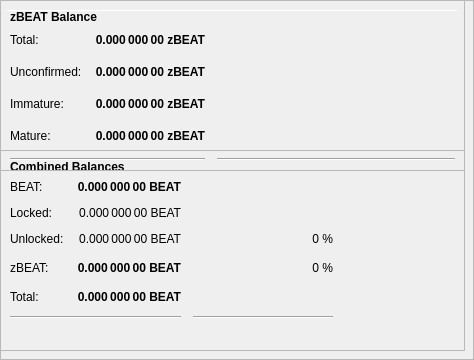
        <widget class="QFrame" name="frameObfuscation">
         <property name="minimumSize">
          <size>
           <width>0</width>
           <height>350</height>
          </size>
         </property>
         <property name="layoutDirection">
          <enum>Qt::LeftToRight</enum>
         </property>
         <property name="frameShape">
          <enum>QFrame::StyledPanel</enum>
         </property>
         <property name="frameShadow">
          <enum>QFrame::Raised</enum>
         </property>
         <widget class="QPushButton" name="runAutoDenom">
          <property name="geometry">
           <rect>
            <x>251</x>
            <y>17</y>
            <width>1</width>
            <height>1</height>
           </rect>
          </property>
          <property name="palette">
           <palette>
            <active>
             <colorrole role="WindowText">
              <brush brushstyle="SolidPattern">
               <color alpha="255">
                <red>0</red>
                <green>0</green>
                <blue>0</blue>
               </color>
              </brush>
             </colorrole>
             <colorrole role="Button">
              <brush brushstyle="SolidPattern">
               <color alpha="255">
                <red>239</red>
                <green>238</green>
                <blue>238</blue>
               </color>
              </brush>
             </colorrole>
             <colorrole role="Light">
              <brush brushstyle="SolidPattern">
               <color alpha="255">
                <red>255</red>
                <green>255</green>
                <blue>255</blue>
               </color>
              </brush>
             </colorrole>
             <colorrole role="Midlight">
              <brush brushstyle="SolidPattern">
               <color alpha="255">
                <red>247</red>
                <green>246</green>
                <blue>246</blue>
               </color>
              </brush>
             </colorrole>
             <colorrole role="Dark">
              <brush brushstyle="SolidPattern">
               <color alpha="255">
                <red>119</red>
                <green>119</green>
                <blue>119</blue>
               </color>
              </brush>
             </colorrole>
             <colorrole role="Mid">
              <brush brushstyle="SolidPattern">
               <color alpha="255">
                <red>159</red>
                <green>159</green>
                <blue>159</blue>
               </color>
              </brush>
             </colorrole>
             <colorrole role="Text">
              <brush brushstyle="SolidPattern">
               <color alpha="255">
                <red>0</red>
                <green>0</green>
                <blue>0</blue>
               </color>
              </brush>
             </colorrole>
             <colorrole role="BrightText">
              <brush brushstyle="SolidPattern">
               <color alpha="255">
                <red>255</red>
                <green>255</green>
                <blue>255</blue>
               </color>
              </brush>
             </colorrole>
             <colorrole role="ButtonText">
              <brush brushstyle="SolidPattern">
               <color alpha="255">
                <red>0</red>
                <green>0</green>
                <blue>0</blue>
               </color>
              </brush>
             </colorrole>
             <colorrole role="Base">
              <brush brushstyle="SolidPattern">
               <color alpha="255">
                <red>255</red>
                <green>255</green>
                <blue>255</blue>
               </color>
              </brush>
             </colorrole>
             <colorrole role="Window">
              <brush brushstyle="SolidPattern">
               <color alpha="255">
                <red>239</red>
                <green>238</green>
                <blue>238</blue>
               </color>
              </brush>
             </colorrole>
             <colorrole role="Shadow">
              <brush brushstyle="SolidPattern">
               <color alpha="255">
                <red>0</red>
                <green>0</green>
                <blue>0</blue>
               </color>
              </brush>
             </colorrole>
             <colorrole role="AlternateBase">
              <brush brushstyle="SolidPattern">
               <color alpha="255">
                <red>247</red>
                <green>246</green>
                <blue>246</blue>
               </color>
              </brush>
             </colorrole>
             <colorrole role="ToolTipBase">
              <brush brushstyle="SolidPattern">
               <color alpha="255">
                <red>255</red>
                <green>255</green>
                <blue>220</blue>
               </color>
              </brush>
             </colorrole>
             <colorrole role="ToolTipText">
              <brush brushstyle="SolidPattern">
               <color alpha="255">
                <red>0</red>
                <green>0</green>
                <blue>0</blue>
               </color>
              </brush>
             </colorrole>
            </active>
            <inactive>
             <colorrole role="WindowText">
              <brush brushstyle="SolidPattern">
               <color alpha="255">
                <red>0</red>
                <green>0</green>
                <blue>0</blue>
               </color>
              </brush>
             </colorrole>
             <colorrole role="Button">
              <brush brushstyle="SolidPattern">
               <color alpha="255">
                <red>239</red>
                <green>238</green>
                <blue>238</blue>
               </color>
              </brush>
             </colorrole>
             <colorrole role="Light">
              <brush brushstyle="SolidPattern">
               <color alpha="255">
                <red>255</red>
                <green>255</green>
                <blue>255</blue>
               </color>
              </brush>
             </colorrole>
             <colorrole role="Midlight">
              <brush brushstyle="SolidPattern">
               <color alpha="255">
                <red>247</red>
                <green>246</green>
                <blue>246</blue>
               </color>
              </brush>
             </colorrole>
             <colorrole role="Dark">
              <brush brushstyle="SolidPattern">
               <color alpha="255">
                <red>119</red>
                <green>119</green>
                <blue>119</blue>
               </color>
              </brush>
             </colorrole>
             <colorrole role="Mid">
              <brush brushstyle="SolidPattern">
               <color alpha="255">
                <red>159</red>
                <green>159</green>
                <blue>159</blue>
               </color>
              </brush>
             </colorrole>
             <colorrole role="Text">
              <brush brushstyle="SolidPattern">
               <color alpha="255">
                <red>0</red>
                <green>0</green>
                <blue>0</blue>
               </color>
              </brush>
             </colorrole>
             <colorrole role="BrightText">
              <brush brushstyle="SolidPattern">
               <color alpha="255">
                <red>255</red>
                <green>255</green>
                <blue>255</blue>
               </color>
              </brush>
             </colorrole>
             <colorrole role="ButtonText">
              <brush brushstyle="SolidPattern">
               <color alpha="255">
                <red>0</red>
                <green>0</green>
                <blue>0</blue>
               </color>
              </brush>
             </colorrole>
             <colorrole role="Base">
              <brush brushstyle="SolidPattern">
               <color alpha="255">
                <red>255</red>
                <green>255</green>
                <blue>255</blue>
               </color>
              </brush>
             </colorrole>
             <colorrole role="Window">
              <brush brushstyle="SolidPattern">
               <color alpha="255">
                <red>239</red>
                <green>238</green>
                <blue>238</blue>
               </color>
              </brush>
             </colorrole>
             <colorrole role="Shadow">
              <brush brushstyle="SolidPattern">
               <color alpha="255">
                <red>0</red>
                <green>0</green>
                <blue>0</blue>
               </color>
              </brush>
             </colorrole>
             <colorrole role="AlternateBase">
              <brush brushstyle="SolidPattern">
               <color alpha="255">
                <red>247</red>
                <green>246</green>
                <blue>246</blue>
               </color>
              </brush>
             </colorrole>
             <colorrole role="ToolTipBase">
              <brush brushstyle="SolidPattern">
               <color alpha="255">
                <red>255</red>
                <green>255</green>
                <blue>220</blue>
               </color>
              </brush>
             </colorrole>
             <colorrole role="ToolTipText">
              <brush brushstyle="SolidPattern">
               <color alpha="255">
                <red>0</red>
                <green>0</green>
                <blue>0</blue>
               </color>
              </brush>
             </colorrole>
            </inactive>
            <disabled>
             <colorrole role="WindowText">
              <brush brushstyle="SolidPattern">
               <color alpha="255">
                <red>119</red>
                <green>119</green>
                <blue>119</blue>
               </color>
              </brush>
             </colorrole>
             <colorrole role="Button">
              <brush brushstyle="SolidPattern">
               <color alpha="255">
                <red>239</red>
                <green>238</green>
                <blue>238</blue>
               </color>
              </brush>
             </colorrole>
             <colorrole role="Light">
              <brush brushstyle="SolidPattern">
               <color alpha="255">
                <red>255</red>
                <green>255</green>
                <blue>255</blue>
               </color>
              </brush>
             </colorrole>
             <colorrole role="Midlight">
              <brush brushstyle="SolidPattern">
               <color alpha="255">
                <red>247</red>
                <green>246</green>
                <blue>246</blue>
               </color>
              </brush>
             </colorrole>
             <colorrole role="Dark">
              <brush brushstyle="SolidPattern">
               <color alpha="255">
                <red>119</red>
                <green>119</green>
                <blue>119</blue>
               </color>
              </brush>
             </colorrole>
             <colorrole role="Mid">
              <brush brushstyle="SolidPattern">
               <color alpha="255">
                <red>159</red>
                <green>159</green>
                <blue>159</blue>
               </color>
              </brush>
             </colorrole>
             <colorrole role="Text">
              <brush brushstyle="SolidPattern">
               <color alpha="255">
                <red>119</red>
                <green>119</green>
                <blue>119</blue>
               </color>
              </brush>
             </colorrole>
             <colorrole role="BrightText">
              <brush brushstyle="SolidPattern">
               <color alpha="255">
                <red>255</red>
                <green>255</green>
                <blue>255</blue>
               </color>
              </brush>
             </colorrole>
             <colorrole role="ButtonText">
              <brush brushstyle="SolidPattern">
               <color alpha="255">
                <red>119</red>
                <green>119</green>
                <blue>119</blue>
               </color>
              </brush>
             </colorrole>
             <colorrole role="Base">
              <brush brushstyle="SolidPattern">
               <color alpha="255">
                <red>239</red>
                <green>238</green>
                <blue>238</blue>
               </color>
              </brush>
             </colorrole>
             <colorrole role="Window">
              <brush brushstyle="SolidPattern">
               <color alpha="255">
                <red>239</red>
                <green>238</green>
                <blue>238</blue>
               </color>
              </brush>
             </colorrole>
             <colorrole role="Shadow">
              <brush brushstyle="SolidPattern">
               <color alpha="255">
                <red>0</red>
                <green>0</green>
                <blue>0</blue>
               </color>
              </brush>
             </colorrole>
             <colorrole role="AlternateBase">
              <brush brushstyle="SolidPattern">
               <color alpha="255">
                <red>239</red>
                <green>238</green>
                <blue>238</blue>
               </color>
              </brush>
             </colorrole>
             <colorrole role="ToolTipBase">
              <brush brushstyle="SolidPattern">
               <color alpha="255">
                <red>255</red>
                <green>255</green>
                <blue>220</blue>
               </color>
              </brush>
             </colorrole>
             <colorrole role="ToolTipText">
              <brush brushstyle="SolidPattern">
               <color alpha="255">
                <red>0</red>
                <green>0</green>
                <blue>0</blue>
               </color>
              </brush>
             </colorrole>
            </disabled>
           </palette>
          </property>
          <property name="focusPolicy">
           <enum>Qt::NoFocus</enum>
          </property>
          <property name="autoFillBackground">
           <bool>true</bool>
          </property>
          <property name="text">
           <string/>
          </property>
          <property name="flat">
           <bool>true</bool>
          </property>
         </widget>
         <widget class="Line" name="line">
          <property name="geometry">
           <rect>
            <x>7</x>
            <y>10</y>
            <width>451</width>
            <height>1</height>
           </rect>
          </property>
          <property name="orientation">
           <enum>Qt::Horizontal</enum>
          </property>
         </widget>
         <widget class="QFrame" name="frame_3">
          <property name="geometry">
           <rect>
            <x>0</x>
            <y>150</y>
            <width>465</width>
            <height>201</height>
           </rect>
          </property>
          <property name="frameShape">
           <enum>QFrame::StyledPanel</enum>
          </property>
          <property name="frameShadow">
           <enum>QFrame::Raised</enum>
          </property>
          <layout class="QVBoxLayout" name="verticalLayout_5">
           <item>
            <layout class="QHBoxLayout" name="horizontalLayout_5" stretch="0">
             <item>
              <widget class="QLabel" name="label_5z">
               <property name="maximumSize">
                <size>
                 <width>16777215</width>
                 <height>20</height>
                </size>
               </property>
               <property name="font">
                <font>
                 <weight>75</weight>
                 <bold>true</bold>
                </font>
               </property>
               <property name="toolTip">
                <string>Combined Balances (including unconfirmed and immature coins)</string>
               </property>
               <property name="text">
                <string>&lt;html&gt;&lt;head/&gt;&lt;body&gt;&lt;p&gt;Combined Balances&lt;/p&gt;&lt;/body&gt;&lt;/html&gt;</string>
               </property>
              </widget>
             </item>
            </layout>
           </item>
           <item>
            <layout class="QGridLayout" name="gridLayout_3">
             <property name="spacing">
              <number>12</number>
             </property>
             <item row="7" column="0" colspan="2">
              <widget class="Line" name="lineSpendableBalance_3">
               <property name="orientation">
                <enum>Qt::Horizontal</enum>
               </property>
              </widget>
             </item>
             <item row="7" column="2">
              <widget class="Line" name="lineWatchBalance_3">
               <property name="sizePolicy">
                <sizepolicy hsizetype="Preferred" vsizetype="Fixed">
                 <horstretch>0</horstretch>
                 <verstretch>0</verstretch>
                </sizepolicy>
               </property>
               <property name="minimumSize">
                <size>
                 <width>140</width>
                 <height>0</height>
                </size>
               </property>
               <property name="orientation">
                <enum>Qt::Horizontal</enum>
               </property>
              </widget>
             </item>
             <item row="4" column="1">
              <widget class="QLabel" name="labelzBalancez">
               <property name="font">
                <font>
                 <weight>75</weight>
                 <bold>true</bold>
                </font>
               </property>
               <property name="cursor">
                <cursorShape>IBeamCursor</cursorShape>
               </property>
               <property name="toolTip">
                <string>Total of transactions that have yet to be confirmed, and do not yet count toward the spendable balance</string>
               </property>
               <property name="text">
                <string notr="true">0.000 000 00 BEAT</string>
               </property>
               <property name="alignment">
                <set>Qt::AlignRight|Qt::AlignTrailing|Qt::AlignVCenter</set>
               </property>
               <property name="textInteractionFlags">
                <set>Qt::LinksAccessibleByMouse|Qt::TextSelectableByKeyboard|Qt::TextSelectableByMouse</set>
               </property>
              </widget>
             </item>
             <item row="6" column="1">
              <widget class="QLabel" name="labelTotalz">
               <property name="font">
                <font>
                 <weight>75</weight>
                 <bold>true</bold>
                </font>
               </property>
               <property name="cursor">
                <cursorShape>IBeamCursor</cursorShape>
               </property>
               <property name="toolTip">
                <string>Total Balance, including unconfirmed and immature coins.</string>
               </property>
               <property name="text">
                <string notr="true">0.000 000 00 BEAT</string>
               </property>
               <property name="alignment">
                <set>Qt::AlignRight|Qt::AlignTrailing|Qt::AlignVCenter</set>
               </property>
               <property name="textInteractionFlags">
                <set>Qt::LinksAccessibleByMouse|Qt::TextSelectableByKeyboard|Qt::TextSelectableByMouse</set>
               </property>
              </widget>
             </item>
             <item row="4" column="3">
              <spacer name="horizontalSpacer_6">
               <property name="orientation">
                <enum>Qt::Horizontal</enum>
               </property>
               <property name="sizeHint" stdset="0">
                <size>
                 <width>40</width>
                 <height>20</height>
                </size>
               </property>
              </spacer>
             </item>
             <item row="6" column="0">
              <widget class="QLabel" name="labelTotalTextz">
               <property name="text">
                <string>Total:</string>
               </property>
              </widget>
             </item>
             <item row="1" column="0">
              <widget class="QLabel" name="labelBalanceTextz">
               <property name="text">
                <string>BEAT:</string>
               </property>
              </widget>
             </item>
             <item row="1" column="1">
              <widget class="QLabel" name="labelBalancez">
               <property name="font">
                <font>
                 <weight>75</weight>
                 <bold>true</bold>
                </font>
               </property>
               <property name="cursor">
                <cursorShape>IBeamCursor</cursorShape>
               </property>
               <property name="toolTip">
                <string>Your current spendable balance</string>
               </property>
               <property name="text">
                <string notr="true">0.000 000 00 BEAT</string>
               </property>
               <property name="alignment">
                <set>Qt::AlignRight|Qt::AlignTrailing|Qt::AlignVCenter</set>
               </property>
               <property name="textInteractionFlags">
                <set>Qt::LinksAccessibleByMouse|Qt::TextSelectableByKeyboard|Qt::TextSelectableByMouse</set>
               </property>
              </widget>
             </item>
             <item row="4" column="0">
              <widget class="QLabel" name="labelzBalanceTextz">
               <property name="toolTip">
                <string/>
               </property>
               <property name="text">
                <string>zBEAT:</string>
               </property>
              </widget>
             </item>
             <item row="4" column="2">
              <widget class="QLabel" name="labelzBEATPercent">
               <property name="toolTip">
                <string>Current percentage of zBEAT.
If AutoMint is enabled this percentage will settle around the configured AutoMint percentage (default = 10%)</string>
               </property>
               <property name="text">
                <string>0 %</string>
               </property>
               <property name="alignment">
                <set>Qt::AlignRight|Qt::AlignTrailing|Qt::AlignVCenter</set>
               </property>
              </widget>
             </item>
             <item row="6" column="2">
              <widget class="QLabel" name="label100Percent">
               <property name="text">
                <string/>
               </property>
               <property name="alignment">
                <set>Qt::AlignRight|Qt::AlignTrailing|Qt::AlignVCenter</set>
               </property>
              </widget>
             </item>
             <item row="2" column="1">
              <widget class="QLabel" name="labelLockedBalance">
               <property name="toolTip">
                <string>Locked BEAT or Masternode collaterals. These are excluded from zBEAT minting.</string>
               </property>
               <property name="text">
                <string>0.000 000 00 BEAT</string>
               </property>
               <property name="alignment">
                <set>Qt::AlignRight|Qt::AlignTrailing|Qt::AlignVCenter</set>
               </property>
              </widget>
             </item>
             <item row="2" column="0">
              <widget class="QLabel" name="labelLockedBalanceText">
               <property name="toolTip">
                <string>Locked BEAT or Masternode collaterals. These are excluded from zBEAT minting.</string>
               </property>
               <property name="text">
                <string>Locked:</string>
               </property>
              </widget>
             </item>
             <item row="3" column="0">
              <widget class="QLabel" name="labelUnLockedBalanceText">
               <property name="toolTip">
                <string>Unlocked BEATs. These can be used for zBEAT minting.</string>
               </property>
               <property name="text">
                <string>Unlocked:</string>
               </property>
              </widget>
             </item>
             <item row="3" column="1">
              <widget class="QLabel" name="labelUnLockedBalance">
               <property name="toolTip">
                <string>Unlocked BEATs. These can be used for zBEAT minting.</string>
               </property>
               <property name="text">
                <string>0.000 000 00 BEAT</string>
               </property>
               <property name="alignment">
                <set>Qt::AlignRight|Qt::AlignTrailing|Qt::AlignVCenter</set>
               </property>
              </widget>
             </item>
             <item row="3" column="2">
              <widget class="QLabel" name="labelBEATPercent">
               <property name="text">
                <string>0 %</string>
               </property>
               <property name="alignment">
                <set>Qt::AlignRight|Qt::AlignTrailing|Qt::AlignVCenter</set>
               </property>
              </widget>
             </item>
            </layout>
           </item>
           <item>
            <spacer name="verticalSpacer">
             <property name="orientation">
              <enum>Qt::Vertical</enum>
             </property>
             <property name="sizeHint" stdset="0">
              <size>
               <width>20</width>
               <height>40</height>
              </size>
             </property>
            </spacer>
           </item>
          </layout>
         </widget>
         <widget class="QFrame" name="frame_4">
          <property name="geometry">
           <rect>
            <x>0</x>
            <y>0</y>
            <width>465</width>
            <height>171</height>
           </rect>
          </property>
          <property name="frameShape">
           <enum>QFrame::StyledPanel</enum>
          </property>
          <property name="frameShadow">
           <enum>QFrame::Raised</enum>
          </property>
          <layout class="QVBoxLayout" name="verticalLayout_7">
           <item>
            <layout class="QHBoxLayout" name="horizontalLayout_8" stretch="0">
             <item>
              <widget class="QLabel" name="label_5z_3">
               <property name="maximumSize">
                <size>
                 <width>16777215</width>
                 <height>20</height>
                </size>
               </property>
               <property name="font">
                <font>
                 <weight>75</weight>
                 <bold>true</bold>
                </font>
               </property>
               <property name="text">
                <string>zBEAT Balance</string>
               </property>
              </widget>
             </item>
            </layout>
           </item>
           <item>
            <layout class="QGridLayout" name="gridLayout_5">
             <property name="spacing">
              <number>12</number>
             </property>
             <item row="4" column="0">
              <widget class="QLabel" name="labelzBalanceMatureText">
               <property name="toolTip">
                <string>Mature: more than 20 confirmation and more than 1 mints of the same denomination after it was minted.
These zBEAT are spendable.</string>
               </property>
               <property name="text">
                <string>Mature:</string>
               </property>
              </widget>
             </item>
             <item row="5" column="0" colspan="2">
              <widget class="Line" name="lineSpendableBalance_5">
               <property name="orientation">
                <enum>Qt::Horizontal</enum>
               </property>
              </widget>
             </item>
             <item row="1" column="1">
              <widget class="QLabel" name="labelzBalance">
               <property name="font">
                <font>
                 <weight>75</weight>
                 <bold>true</bold>
                </font>
               </property>
               <property name="cursor">
                <cursorShape>IBeamCursor</cursorShape>
               </property>
               <property name="toolTip">
                <string>All available zBEAT, unconfirmed and immature zBEAT included.</string>
               </property>
               <property name="text">
                <string notr="true">0.000 000 00 zBEAT</string>
               </property>
               <property name="alignment">
                <set>Qt::AlignRight|Qt::AlignTrailing|Qt::AlignVCenter</set>
               </property>
               <property name="textInteractionFlags">
                <set>Qt::LinksAccessibleByMouse|Qt::TextSelectableByKeyboard|Qt::TextSelectableByMouse</set>
               </property>
              </widget>
             </item>
             <item row="5" column="2">
              <widget class="Line" name="lineWatchBalance_5">
               <property name="sizePolicy">
                <sizepolicy hsizetype="Preferred" vsizetype="Fixed">
                 <horstretch>0</horstretch>
                 <verstretch>0</verstretch>
                </sizepolicy>
               </property>
               <property name="minimumSize">
                <size>
                 <width>140</width>
                 <height>0</height>
                </size>
               </property>
               <property name="orientation">
                <enum>Qt::Horizontal</enum>
               </property>
              </widget>
             </item>
             <item row="1" column="0">
              <widget class="QLabel" name="labelzBalanceText">
               <property name="toolTip">
                <string>All available zBEAT, unconfirmed and immature zBEAT included.</string>
               </property>
               <property name="text">
                <string>Total:</string>
               </property>
              </widget>
             </item>
             <item row="1" column="2">
              <spacer name="horizontalSpacer_8">
               <property name="orientation">
                <enum>Qt::Horizontal</enum>
               </property>
               <property name="sizeHint" stdset="0">
                <size>
                 <width>40</width>
                 <height>20</height>
                </size>
               </property>
              </spacer>
             </item>
             <item row="4" column="2">
              <spacer name="horizontalSpacer_4">
               <property name="orientation">
                <enum>Qt::Horizontal</enum>
               </property>
               <property name="sizeHint" stdset="0">
                <size>
                 <width>40</width>
                 <height>20</height>
                </size>
               </property>
              </spacer>
             </item>
             <item row="4" column="1">
              <widget class="QLabel" name="labelzBalanceMature">
               <property name="font">
                <font>
                 <weight>75</weight>
                 <bold>true</bold>
                </font>
               </property>
               <property name="toolTip">
                <string>Mature: more than 20 confirmation and more than 1 mints of the same denomination after it was minted.
These zBEAT are spendable.</string>
               </property>
               <property name="text">
                <string>0.000 000 00 zBEAT</string>
               </property>
               <property name="alignment">
                <set>Qt::AlignRight|Qt::AlignTrailing|Qt::AlignVCenter</set>
               </property>
              </widget>
             </item>
             <item row="2" column="0">
              <widget class="QLabel" name="labelzBalanceUnconfirmedText">
               <property name="toolTip">
                <string>Unconfirmed: less than 20 confirmations
Immature: confirmed, but less than 1 mints of the same denomination after it was minted</string>
               </property>
               <property name="text">
                <string>Unconfirmed:</string>
               </property>
              </widget>
             </item>
             <item row="2" column="1">
              <widget class="QLabel" name="labelzBalanceUnconfirmed">
               <property name="font">
                <font>
                 <weight>75</weight>
                 <bold>true</bold>
                </font>
               </property>
               <property name="toolTip">
                <string>Unconfirmed: less than 20 confirmations
Immature: confirmed, but less than 1 mints of the same denomination after it was minted</string>
               </property>
               <property name="text">
                <string>0.000 000 00 zBEAT</string>
               </property>
               <property name="alignment">
                <set>Qt::AlignRight|Qt::AlignTrailing|Qt::AlignVCenter</set>
               </property>
              </widget>
             </item>
             <item row="2" column="2">
              <spacer name="horizontalSpacer_5">
               <property name="orientation">
                <enum>Qt::Horizontal</enum>
               </property>
               <property name="sizeHint" stdset="0">
                <size>
                 <width>40</width>
                 <height>20</height>
                </size>
               </property>
              </spacer>
             </item>
             <item row="3" column="0">
              <widget class="QLabel" name="labelzBalanceImmatureText">
               <property name="toolTip">
                <string>Unconfirmed: less than 20 confirmations
Immature: confirmed, but less than 1 mints of the same denomination after it was minted</string>
               </property>
               <property name="text">
                <string>Immature:</string>
               </property>
              </widget>
             </item>
             <item row="3" column="1">
              <widget class="QLabel" name="labelzBalanceImmature">
               <property name="font">
                <font>
                 <weight>75</weight>
                 <bold>true</bold>
                </font>
               </property>
               <property name="toolTip">
                <string>Unconfirmed: less than 20 confirmations
Immature: confirmed, but less than 1 mints of the same denomination after it was minted</string>
               </property>
               <property name="text">
                <string>0.000 000 00 zBEAT</string>
               </property>
               <property name="alignment">
                <set>Qt::AlignRight|Qt::AlignTrailing|Qt::AlignVCenter</set>
               </property>
              </widget>
             </item>
             <item row="3" column="2">
              <spacer name="horizontalSpacer_7">
               <property name="orientation">
                <enum>Qt::Horizontal</enum>
               </property>
               <property name="sizeHint" stdset="0">
                <size>
                 <width>40</width>
                 <height>20</height>
                </size>
               </property>
              </spacer>
             </item>
            </layout>
           </item>
          </layout>
         </widget>
        </widget>
